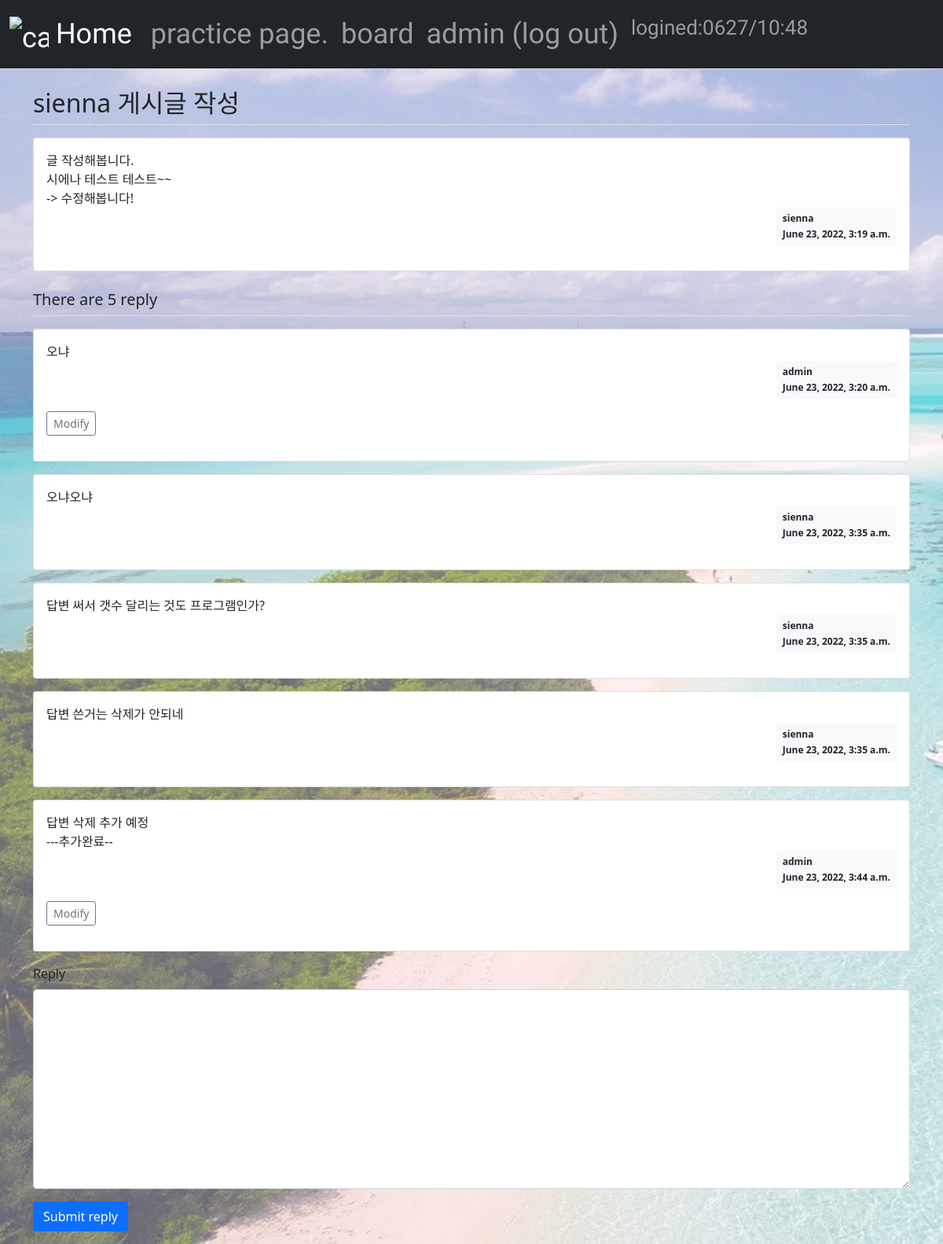
/first_site/111/ (signed in), run on the app's committed database.
### first_site/models.py (models this page shows, shortened)
class Question(models.Model):
    category = models.CharField(max_length=100, default="etc", null=True, blank=True)
    author = models.ForeignKey(User, on_delete=models.CASCADE)
    subject = models.CharField(max_length=200)
    content = models.TextField()
    create_date = models.DateTimeField()
    modify_date = models.DateTimeField(null=True, blank=True)

class Answer(models.Model):
    author = models.ForeignKey(User, on_delete=models.CASCADE)
    question = models.ForeignKey(Question, on_delete=models.CASCADE)
    content = models.TextField()
    create_date = models.DateTimeField()
    modify_date = models.DateTimeField(null=True, blank=True)

### first_site/views.py (the view)
# urls.py: path('<int:question_id>/', views.detail, name='detail'),
def detail(request, question_id):
    question = get_object_or_404(Question, pk=question_id)
    context = {'question': question}
    return render(request, 'first_site/question_detail.html', context)

### templates/first_site/question_detail.html (shortened to what this page needs)
{% extends 'base.html' %}
{% block content %}
<div class="container my-3">
    <h2 class="border-bottom py-2">{{ question.subject }}</h2>
    <div class="card my-3">
        <div class="card-body">
            <div class="card-text" style="white-space: pre-line;">{{ question.content }}</div>
            <div class="d-flex justify-content-end">
                <div class="badge bg-light text-dark p-2 text-start">
                    <div class="mb-2">{{question.author.username}}</div>
                    <div>{{ question.create_date }}</div>
                </div>
            </div>
        </div>
    </div>
    <h5 class="border-bottom my-3 py-2">There are {{question.answer_set.count}} reply</h5>
    {% for answer in question.answer_set.all %}
    <div class="card my-3">
        <div class="card-body">
            <div class="card-text" style="white-space: pre-line;">{{ answer.content }}</div>
            <div class="d-flex justify-content-end">
                <div class="badge bg-light text-dark p-2 text-start">
                    <div class="mb-2">{{ answer.author.username }}</div>
                    <div>{{ answer.create_date }}</div>
                </div>
            </div>
            <div class="my-3">
                {% if request.user == answer.author %}
                <a href="{% url 'first_site:answer_modify' answer.id  %}"
                   class="btn btn-sm btn-outline-secondary">Modify</a>
                {% endif %}
            </div>
        </div>
    </div>
    {% endfor %}
    <form action="{% url 'first_site:answer_create' question.id %}" method="post" class="my-3">
        <div class="mb-3">
            <label for="content" class="form-label">Reply</label>
            <textarea {% if not user.is_authenticated %}disabled{% endif %}
                      name="content" id="content" class="form-control" rows="10"></textarea>
        </div>
        <input type="submit" value="Submit reply" class="btn btn-primary">
    </form>
</div>
{% endblock %}

### templates/navbar.html (shortened to what this page needs)
{% load first_site_filter %}
<head>
</head>
<nav class="navbar navbar-expand-lg navbar-dark bg-dark border-bottom">
    <div class="container-fluid">
        <a class="navbar-brand lyc-font" href="{% url 'first_site:homescreen' %}">
            <img src="/static/home-icon.png" alt="cant loading the image" width="50" height="50" class="d-inline-block align-text-middle">
            Home
        </a>
        <div class="collapse navbar-collapse" id="navbarSupportedContent">
            <ul class="navbar-nav me-auto mb-2 mb-lg-0">
                <li class="nav-item lyc-font">
                    <a class="nav-link" href="{% url 'first_site:intro' %}">practice page.</a>
                </li>
                <li class="nav-item lyc-font">
                    <a class="nav-link" href="{% url 'first_site:board_list' %}">board</a>
                </li>
                <li class="nav-item lyc-font">
                    {% if user.is_authenticated %}
                    <a class="nav-link" href="{% url 'common:logout' %}">{{ user.username }} (log out)</a>
                    {% else %}
                    <a class="nav-link" href="{% url 'common:login' %}">log in</a>
                    {% endif %}
                </li>
                <li class="nav-item">
                    <p class="nav-link lyc-font-s">logined:{{user.last_login|date:"md/G:i "}} </p>
                </li>
            </ul>
        </div>
    </div>
</nav>

### templates/base.html (style rules this page uses)
body::before { content:""; background-image: url("/static/beach.jpg"); background-size: cover; opacity: 0.6; position: absolute; top: 0px; left: 0px; right: 0px; bottom: 0px; z-index: -1; }
.lyc-font { font-family: 'Dongle', sans-serif; font-weight: 400; font-size: 36px; }
.lyc-font-s { font-family: 'Dongle', sans-serif; font-weight: 400; font-size: 26px; }

### templates/navbar.html (style rules this page uses)
ul { padding: 0; }
li { display: inline }

### data on the page
Question: subject "sienna 게시글 작성", content "글 작성해봅니다. 시에나 테스트 테스트~~ -> 수정해봅니다!", author.username "sienna", create_date "June 23, 2022, 3:19 a.m.", answer_set.count "5"
Answer: content "오냐", author.username "admin", create_date "June 23, 2022, 3:20 a.m.", shows "Modify"
Answer: content "오냐오냐", author.username "sienna", create_date "June 23, 2022, 3:35 a.m."
Answer: content "답변 써서 갯수 달리는 것도 프로그램인가?", author.username "sienna", create_date "June 23, 2022, 3:35 a.m."
Answer: content "답변 쓴거는 삭제가 안되네", author.username "sienna", create_date "June 23, 2022, 3:35 a.m."
Answer: content "답변 삭제 추가 예정 ---추가완료--", author.username "admin", create_date "June 23, 2022, 3:44 a.m.", shows "Modify"

### other printed values
{{ user.username }} "admin"
{{ user.last_login|date:"md/G:i " }} "0627/10:48"
